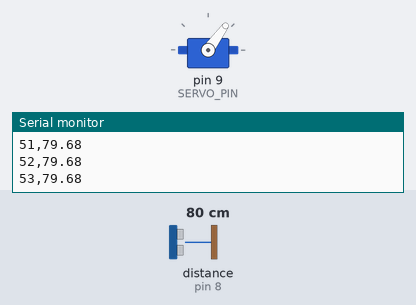
A sketch run on a simulated Arduino Uno, built with avr-gcc and run on an emulated ATmega328P. On the bench: servo, the last lines printed to the serial monitor. Wiring (inferred from the names in the program): ultrasonic range finder: trigger pin 7; echo pin 8. Inputs (shaded band) come from the test bench; at power-on: distance to the obstacle (sensor on pin 8) 80 cm. The echo pulse lasts 58.3 µs per cm.

Above: at 1.25 s.
1.3 s: distance to the obstacle (sensor on pin 8) set to 299 cm
At 1.8 s:
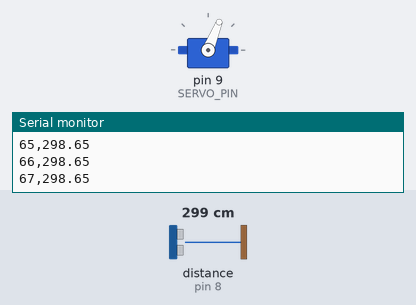
4.3 s: distance to the obstacle (sensor on pin 8) set to 2 cm
At 5.45 s:
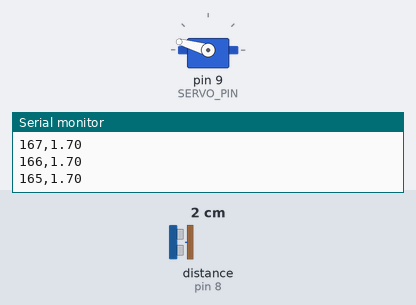
Timing chart, 0 to 13.3 s (numbered marks = the images above; inputs shaded):
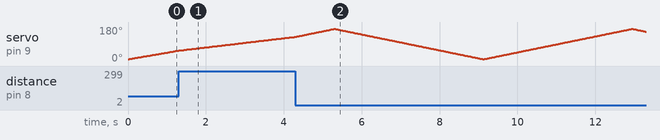

The sketch:

ultra_and_servo.ino
```cpp
#include <Servo.h>

#define SERVO_PIN 9
#define TRIG_PIN 7
#define ECHO_PIN 8

Servo scanner;

// Sweep parameters
const int MIN_ANGLE = 10;
const int MAX_ANGLE = 170;
const unsigned long CYCLE_MS = 4000;           // 4초에 0→180→0 한 주기
const int TOTAL_STEPS  = (MAX_ANGLE - MIN_ANGLE) * 2;
const unsigned int STEP_DELAY_US =
    CYCLE_MS * 1000UL / TOTAL_STEPS;           // 약 11111µs

void setup() {
  Serial.begin(9600);           // initialize serial at 9600 baud
  scanner.attach(SERVO_PIN);    // attach servo signal pin
  pinMode(TRIG_PIN, OUTPUT);
  pinMode(ECHO_PIN, INPUT);
}

void loop() {
  // sweep up: 0 -> 180
  for (int angle = MIN_ANGLE; angle <= MAX_ANGLE; angle++) {
    measureAndSend(angle);
    delayMicroseconds(STEP_DELAY_US);
  }
  // sweep down: 180 -> 0
  for (int angle = MAX_ANGLE; angle >= MIN_ANGLE; angle--) {
    measureAndSend(angle);
    delayMicroseconds(STEP_DELAY_US);
  }
}

void measureAndSend(int angle) {
  scanner.write(angle);    // move servo to 'angle'
  delay(10);               // allow servo to settle (tweak as needed)

  // trigger ultrasonic burst
  digitalWrite(TRIG_PIN, LOW);
  delayMicroseconds(2);
  digitalWrite(TRIG_PIN, HIGH);
  delayMicroseconds(10);
  digitalWrite(TRIG_PIN, LOW);

  // read echo pulse (timeout 20 ms)
  unsigned long duration = pulseIn(ECHO_PIN, HIGH, 20000);
  float distance;
  if (duration == 0) {
    distance = -1;         // no echo within timeout
  } else {
    distance = (duration * 0.0343) / 2.0;  // convert µs to cm
  }

  // send "angle,distance"
  Serial.print(angle);
  Serial.print(',');
  Serial.println(distance);
}
```
